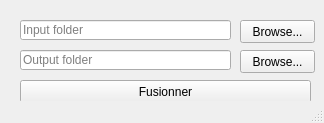
<?xml version="1.0" encoding="UTF-8"?>
<ui version="4.0">
 <class>MainWindow</class>
 <widget class="QMainWindow" name="MainWindow">
  <property name="geometry">
   <rect>
    <x>0</x>
    <y>0</y>
    <width>324</width>
    <height>123</height>
   </rect>
  </property>
  <property name="windowTitle">
   <string>Tokamak JSON Merger</string>
  </property>
  <widget class="QWidget" name="centralWidget">
   <widget class="QLineEdit" name="inDirPath">
    <property name="geometry">
     <rect>
      <x>20</x>
      <y>20</y>
      <width>211</width>
      <height>20</height>
     </rect>
    </property>
    <property name="readOnly">
     <bool>false</bool>
    </property>
    <property name="placeholderText">
     <string>Input folder</string>
    </property>
   </widget>
   <widget class="QPushButton" name="browseInButton">
    <property name="geometry">
     <rect>
      <x>240</x>
      <y>20</y>
      <width>75</width>
      <height>23</height>
     </rect>
    </property>
    <property name="text">
     <string>Browse...</string>
    </property>
   </widget>
   <widget class="QLineEdit" name="outDirPath">
    <property name="geometry">
     <rect>
      <x>20</x>
      <y>50</y>
      <width>211</width>
      <height>20</height>
     </rect>
    </property>
    <property name="readOnly">
     <bool>false</bool>
    </property>
    <property name="placeholderText">
     <string>Output folder</string>
    </property>
   </widget>
   <widget class="QPushButton" name="browseOutButton">
    <property name="geometry">
     <rect>
      <x>240</x>
      <y>50</y>
      <width>75</width>
      <height>23</height>
     </rect>
    </property>
    <property name="text">
     <string>Browse...</string>
    </property>
   </widget>
   <widget class="QPushButton" name="execButton">
    <property name="geometry">
     <rect>
      <x>20</x>
      <y>80</y>
      <width>291</width>
      <height>23</height>
     </rect>
    </property>
    <property name="text">
     <string>Fusionner</string>
    </property>
   </widget>
  </widget>
  <widget class="QStatusBar" name="statusBar"/>
 </widget>
 <layoutdefault spacing="6" margin="11"/>
 <resources/>
 <connections/>
</ui>
